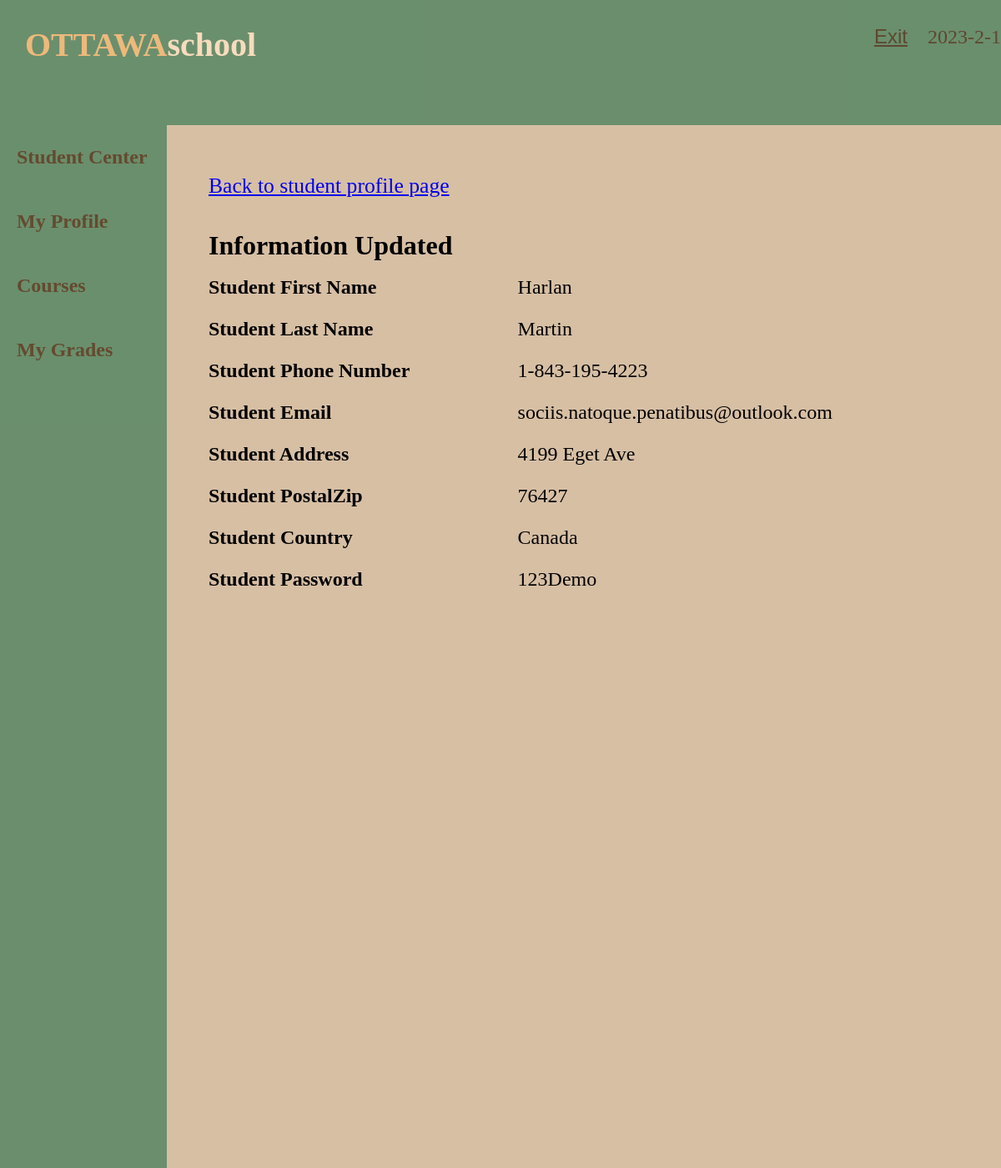
The page /SPshow.php?id=1 on the database its author committed.
### tables this page shows
CREATE TABLE `student` (
  `studentID` mediumint(8) unsigned NOT NULL auto_increment,
  `firstName` varchar(255) default NULL,
  `lastName` varchar(255) default NULL,
  `phone` varchar(100) default NULL,
  `email` varchar(255) default NULL,
  `address` varchar(255) default NULL,
  `postalZip` varchar(10) default NULL,
  `country` varchar(100) default NULL,
  `password` varchar(100) default NULL,
  PRIMARY KEY (`studentID`)
) AUTO_INCREMENT=1;

### SPshow.php (the view, shortened to what this page needs)
<!DOCTYPE html>
<html lang="en">
<head>
    <link rel="stylesheet" href="style.css">
</head>
<body onload="time()" class="bgc">
    <header class="sysHead">
        <div class="headContainer">
            <div class="item1">
                <h1><span>ottawa</span>school</h1>
            </div>
            <div class="item2">
                <button class="btn" id="exit" onclick="exitButton()">exit</button>
                <span id="time"></span>
            </div>
        </div>
    </header>
    <div class="gridC">
        <div class="item1HP">
            <ul class="userMenu">
                <li><a href="3_1_studentPage.php" class="current">student center</a></li>
                <li><a href="3_2_accountInfo.php">my profile</a></li>
                <li><a href="3_3_course.php">courses</a></li>
                <li><a href="3_4_grades.php">my grades</a></li>
            </ul>
        </div>
        <div class="item2HP">
            <?php
                $db = db_connect();
                $id = $_GET['id'];
                $sql = "SELECT * FROM student WHERE studentID= '$id' ";
                $result_set = mysqli_query($db, $sql);
                $result = mysqli_fetch_assoc($result_set);
            ?>
            <div class="SPcontent">
                <a class="back-link" href="3_2_accountInfo.php">Back to student profile page</a>
                <div class="pageEdit">
                    <h1>Information Updated</h1>
                    <table class="attributes">
                        <tr class="PEafter">
                            <td class="PEAtd">Student First Name</td>
                            <td><?php echo $result['firstName']; ?></td>
                        </tr>
                        <tr class="PEafter">
                            <td class="PEAtd">Student Last Name</td>
                            <td><?php echo $result['lastName']; ?></td>
                        </tr>
                        <tr class="PEafter">
                            <td class="PEAtd">Student Phone Number</td>
                            <td><?php echo $result['phone']; ?></td>
                        </tr>
                        <tr class="PEafter">
                            <td class="PEAtd">Student Email</td>
                            <td><?php echo $result['email']; ?></td>
                        </tr>
                        <tr class="PEafter">
                            <td class="PEAtd">Student Address</td>
                            <td><?php echo $result['address']; ?></td>
                        </tr>
                        <tr class="PEafter">
                            <td class="PEAtd">Student PostalZip</td>
                            <td><?php echo $result['postalZip']; ?></td>
                        </tr>
                        <tr class="PEafter">
                            <td class="PEAtd">Student Country</td>
                            <td><?php echo $result['country']; ?></td>
                        </tr>
                        <tr class="PEafter">
                            <td class="PEAtd">Student Password</td>
                            <td><?php echo $result['password']; ?></td>
                        </tr>
                    </table>
                </div>
            </div>
        </div>
    </div>
</body>
</html>

### style.css (style rules this page uses)
* { padding: 0px; margin: 0px; box-sizing: border-box; }
.bgc { background-color: rgb(215, 191, 164); }
.headContainer { display: flex; flex-direction: row; justify-content: space-between; }
.item1 h1 { font-size: 2.5rem; text-transform: capitalize; color: bisque; text-align:center; margin-top: 30px; margin-left: 30px; }
.item1 span { text-transform: uppercase; color:rgb(243, 184, 113); }
.item2 button { border-style: none; background-color: transparent; font-family:Arial, Helvetica, sans-serif; font-size: 1.5rem; color: #412a12; text-transform: capitalize; text-decoration: underline; align-items: right; margin-top: 30px; margin-right: 20px; border-radius: 8px; }
.item2 span { color: #412a12; font-size: 1.5rem; margin-top: 30px; }
.btn { cursor:pointer; }
.sysHead { background-color: rgb(80, 132, 96); height: 150px; opacity: 0.8; }
.userMenu { width: 200px; background-color: rgb(80, 132, 96); height: 100%; position: absolute; opacity: 0.8; }
.userMenu li a { color:#482e13; padding: 25px 0px; padding-left: 20px; display: block; text-align: left; font-size: 1.5rem; text-transform: capitalize; font-weight: bold; text-decoration: none; }
.gridC { display: grid; grid-template-columns: 250px 280px 200px 260px; }
.item2HP { grid-column-start: 2; grid-column-end: 6; }
table { border-collapse: collapse; line-height: 50px; font-size: 1.2rem; width: 100%; }
.SPcontent a { margin-top: 15px; padding-top: 15px; }
.SPcontent { margin-top: 5%; line-height: 50px; }
.SPcontent a { font-size: 1.6rem; }
.pageEdit { margin-top: 18px; }
.PEafter { font-size: 1.5rem; width: 80%; }
.PEAtd { font-weight: bold; }

### rows shown on the page
student: firstName "Harlan", lastName "Martin", phone "1-843-195-4223", email "sociis.natoque.penatibus@outlook.com", address "4199 Eget Ave", postalZip "76427", country "Canada", password "123Demo"
